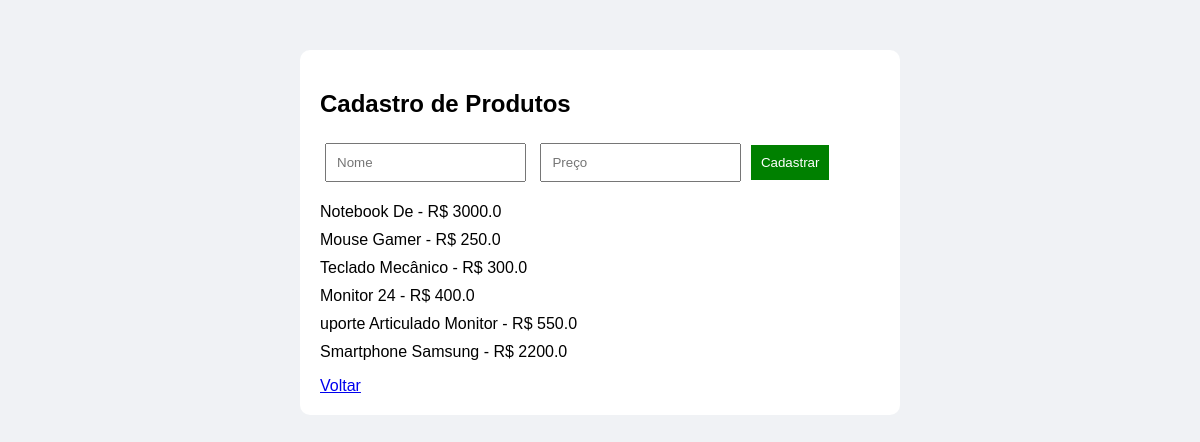
Screenshot of /produto with the database file from the repository.
### tables this page shows
CREATE TABLE produtos (
        id INTEGER PRIMARY KEY AUTOINCREMENT,
        nome TEXT,
        preco REAL
    );

### app.py (the view, shortened to what this page needs)
@app.route('/produto', methods=['GET', 'POST'])
def produto():
    conn = sqlite3.connect('database.db')
    cursor = conn.cursor()
    cursor.execute("SELECT * FROM produtos")
    produtos = cursor.fetchall()
    conn.close()
    return render_template('produto.html', produtos=produtos)

### templates/produto.html (shortened to what this page needs)
<!DOCTYPE html>
<html>
<head>
    <link rel="stylesheet" href="/static/style.css">
</head>
<body>
<div class="container">
<div class="card">
<h2>Cadastro de Produtos</h2>
<form method="post">
    <input type="text" name="nome" placeholder="Nome" required>
    <input type="number" name="preco" placeholder="Preço" required>
    <button>Cadastrar</button>
</form>
<ul>
{% for p in produtos %}
    <li>{{ p[1] }} - R$ {{ p[2] }}</li>
{% endfor %}
</ul>
<a href="/dashboard">Voltar</a>
</div>
</div>
</body>
</html>

### static/style.css (style rules this page uses)
body { font-family: Arial; background: #f0f2f5; }
.container { width: 600px; margin: 50px auto; }
.card { background: white; padding: 20px; border-radius: 10px; }
input, select { padding: 10px; margin: 5px; }
button { padding: 10px; background: green; color: white; border: none; }
ul { list-style: none; padding: 0; }
li { margin: 10px 0; }

### rows the page displays
produtos: nome "Notebook De", preco "3000.0"
produtos: nome "Mouse Gamer", preco "250.0"
produtos: nome "Teclado Mecânico", preco "300.0"
produtos: nome "Monitor 24", preco "400.0"
produtos: nome "uporte Articulado Monitor", preco "550.0"
produtos: nome "Smartphone Samsung", preco "2200.0"
